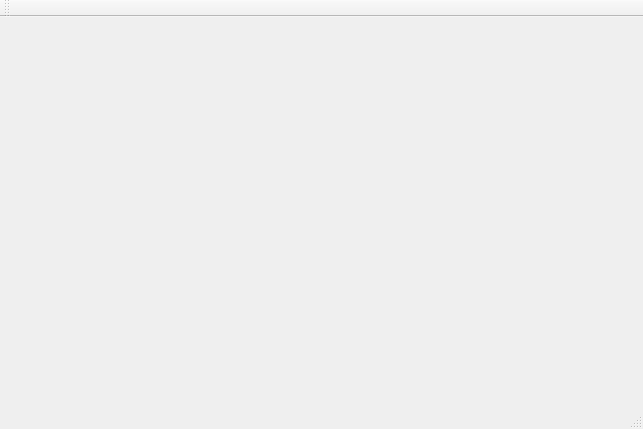
<?xml version="1.0" encoding="UTF-8"?>
<ui version="4.0">
 <class>MainWindow</class>
 <widget class="QMainWindow" name="MainWindow">
  <property name="geometry">
   <rect>
    <x>0</x>
    <y>0</y>
    <width>643</width>
    <height>429</height>
   </rect>
  </property>
  <property name="windowTitle">
   <string>MainWindow</string>
  </property>
  <widget class="QWidget" name="centralWidget">
   <layout class="QGridLayout" name="gridLayout">
    <item row="0" column="0">
     <widget class="QCustomPlot" name="plot" native="true"/>
    </item>
   </layout>
  </widget>
  <widget class="QMenuBar" name="menuBar">
   <property name="geometry">
    <rect>
     <x>0</x>
     <y>0</y>
     <width>643</width>
     <height>20</height>
    </rect>
   </property>
  </widget>
  <widget class="QToolBar" name="mainToolBar">
   <attribute name="toolBarArea">
    <enum>TopToolBarArea</enum>
   </attribute>
   <attribute name="toolBarBreak">
    <bool>false</bool>
   </attribute>
  </widget>
  <widget class="QStatusBar" name="statusBar"/>
 </widget>
 <layoutdefault spacing="6" margin="11"/>
 <customwidgets>
  <customwidget>
   <class>QCustomPlot</class>
   <extends>QWidget</extends>
   <header>qcustomplot.h</header>
   <container>1</container>
  </customwidget>
 </customwidgets>
 <resources/>
 <connections/>
</ui>
